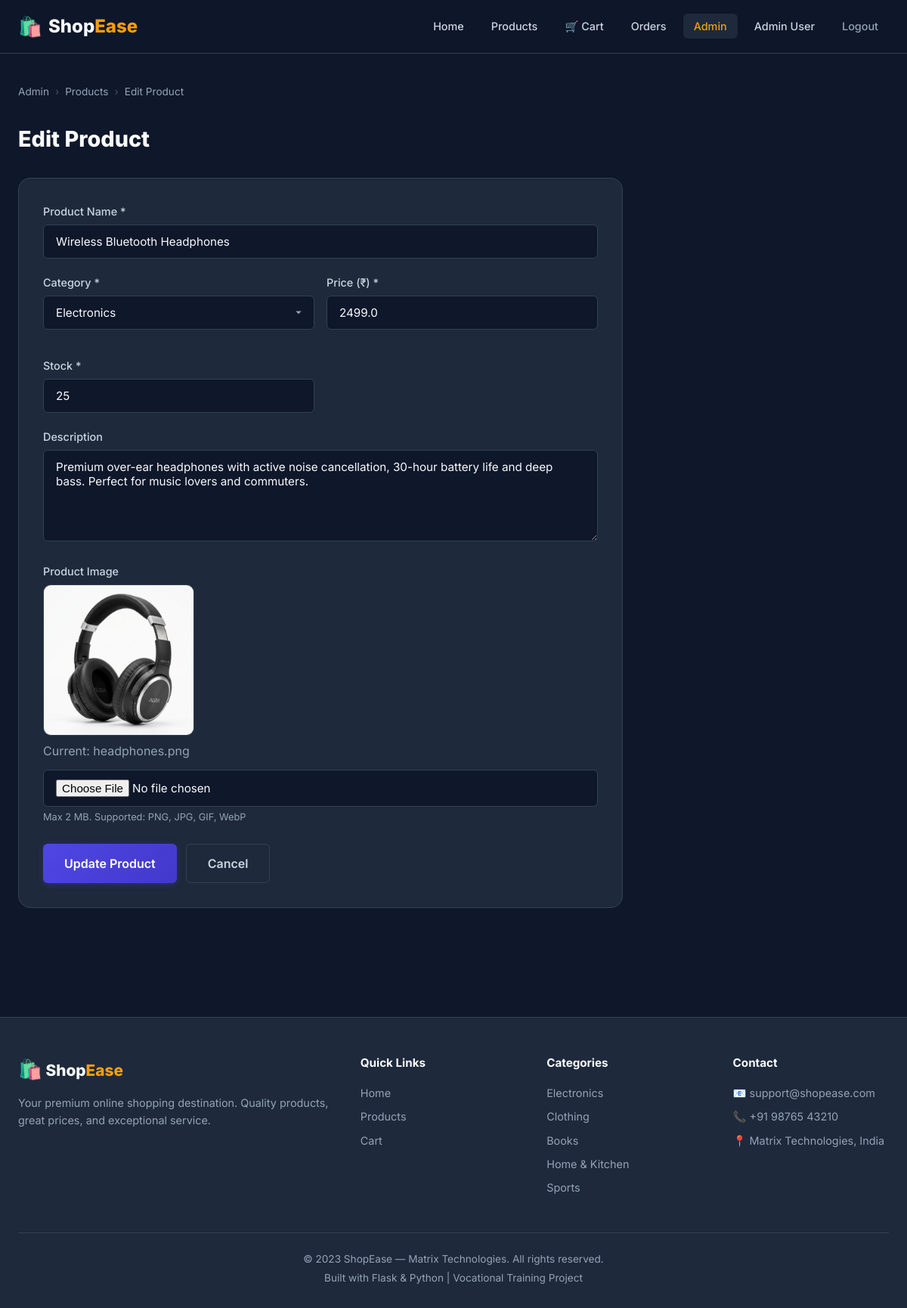
Screenshot of /admin/products/edit/1 (signed in) with the database file from the repository.
### tables this page shows
CREATE TABLE users (
    id          INTEGER PRIMARY KEY AUTOINCREMENT,
    username    TEXT    NOT NULL UNIQUE,
    email       TEXT    NOT NULL UNIQUE,
    password_hash TEXT  NOT NULL,
    full_name   TEXT    NOT NULL,
    phone       TEXT    DEFAULT '',
    address     TEXT    DEFAULT '',
    city        TEXT    DEFAULT '',
    state       TEXT    DEFAULT '',
    pincode     TEXT    DEFAULT '',
    is_admin    INTEGER DEFAULT 0,          -- 0 = customer, 1 = admin
    created_at  TIMESTAMP DEFAULT CURRENT_TIMESTAMP
);

CREATE TABLE products (
    id              INTEGER PRIMARY KEY AUTOINCREMENT,
    name            TEXT    NOT NULL,
    category_id     INTEGER NOT NULL,
    description     TEXT    DEFAULT '',
    price           REAL    NOT NULL CHECK(price >= 0),
    stock           INTEGER NOT NULL DEFAULT 0 CHECK(stock >= 0),
    image_filename  TEXT    DEFAULT 'default.png',
    created_at      TIMESTAMP DEFAULT CURRENT_TIMESTAMP,
    FOREIGN KEY (category_id) REFERENCES categories(id)
);

CREATE TABLE categories (
    id   INTEGER PRIMARY KEY AUTOINCREMENT,
    name TEXT NOT NULL UNIQUE,
    slug TEXT NOT NULL UNIQUE
);

### app.py (the view, shortened to what this page needs)
@app.route('/admin/products/edit/<int:product_id>', methods=['GET', 'POST'])
@admin_required
def admin_edit_product(product_id):
    db = get_db()
    product = models.get_product_by_id(db, product_id)
    if not product:
        abort(404)
    categories = models.get_all_categories(db)
    return render_template('admin/product_form.html',
                           product=product, categories=categories, action='Edit')

### app.py (called while the page is built)
def admin_required(f):
    @wraps(f)
    def decorated_function(*args, **kwargs):
        if 'user_id' not in session:
            flash('Please log in to access this page.', 'warning')
            return redirect(url_for('login'))
        db = get_db()
        user = models.get_user_by_id(db, session['user_id'])
        if not user or not user['is_admin']:
            abort(403)
        return f(*args, **kwargs)
    return decorated_function

@app.context_processor
def inject_globals():
    cart_count = 0
    current_user = None
    if 'user_id' in session:
        db = get_db()
        cart_count = models.get_cart_count(db, session['user_id'])
        current_user = models.get_user_by_id(db, session['user_id'])
    return dict(cart_count=cart_count, current_user=current_user)

### database.py (called while the page is built)
def get_db():
    if 'db' not in g:
        g.db = sqlite3.connect(config.DATABASE_PATH)
        g.db.row_factory = sqlite3.Row      # access columns by name
        g.db.execute("PRAGMA foreign_keys = ON")  # enforce FK constraints
    return g.db

### models.py (called while the page is built)
def get_user_by_id(db, user_id):
    return db.execute(
        "SELECT * FROM users WHERE id = ?", (user_id,)
    ).fetchone()

def get_all_categories(db):
    return db.execute(
        "SELECT * FROM categories ORDER BY name"
    ).fetchall()

def get_product_by_id(db, product_id):
    return db.execute(
        """SELECT p.*, c.name AS category_name
           FROM products p
           JOIN categories c ON p.category_id = c.id
           WHERE p.id = ?""",
        (product_id,)
    ).fetchone()

def get_cart_count(db, user_id):
    row = db.execute(
        "SELECT COUNT(*) FROM cart_items WHERE user_id = ?", (user_id,)
    ).fetchone()
    return row[0] if row else 0

### templates/admin/product_form.html (shortened to what this page needs)
{% extends 'base.html' %}
{% block content %}
<section class="section page-section">
    <div class="container">
        <nav class="breadcrumb">
            <a href="{{ url_for('admin_dashboard') }}">Admin</a>
            <span class="breadcrumb-sep">›</span>
            <a href="{{ url_for('admin_products') }}">Products</a>
            <span class="breadcrumb-sep">›</span>
            <span>{{ action }} Product</span>
        </nav>
        <h1 class="page-title">{{ action }} Product</h1>
        <div class="form-card form-card-wide">
            <form method="POST"
                  action="{{ url_for('admin_edit_product', product_id=product.id) if product else url_for('admin_add_product') }}"
                  enctype="multipart/form-data" id="product-form">
                <div class="form-group">
                    <label for="name" class="form-label">Product Name *</label>
                    <input type="text" name="name" id="name" class="form-input"
                           value="{{ product.name if product else '' }}" required>
                </div>
                <div class="form-row">
                    <div class="form-group">
                        <label for="category_id" class="form-label">Category *</label>
                        <select name="category_id" id="category_id" class="form-select" required>
                            {% for cat in categories %}
                                <option value="{{ cat.id }}"
                                        {% if product and product.category_id == cat.id %}selected{% endif %}>
                                    {{ cat.name }}
                                </option>
                            {% endfor %}
                        </select>
                    </div>
                    <div class="form-group">
                        <label for="price" class="form-label">Price (₹) *</label>
                        <input type="number" name="price" id="price" class="form-input"
                               value="{{ product.price if product else '' }}" min="0" step="0.01" required>
                    </div>
                    <div class="form-group">
                        <label for="stock" class="form-label">Stock *</label>
                        <input type="number" name="stock" id="stock" class="form-input"
                               value="{{ product.stock if product else '' }}" min="0" required>
                    </div>
                </div>
                <div class="form-group">
                    <label for="description" class="form-label">Description</label>
                    <textarea name="description" id="description" class="form-input form-textarea"
                              rows="5">{{ product.description if product else '' }}</textarea>
                </div>
                <div class="form-group">
                    <label for="image" class="form-label">Product Image</label>
                    {% if product and product.image_filename %}
                        <div class="current-image">
                            <img src="{{ url_for('static', filename='images/' + product.image_filename) }}"
                                 alt="Current image" class="preview-image"
                                 onerror="this.src='{{ url_for('static', filename='images/default.png') }}'">
                            <p class="text-muted">Current: {{ product.image_filename }}</p>
                        </div>
                    {% endif %}
                    <input type="file" name="image" id="image" class="form-input"
                           accept=".png,.jpg,.jpeg,.gif,.webp">
                    <p class="form-help">Max 2 MB. Supported: PNG, JPG, GIF, WebP</p>
                </div>
                <div class="form-actions">
                    <button type="submit" class="btn btn-primary btn-lg" id="save-product-btn">
                        {{ 'Update' if product else 'Add' }} Product
                    </button>
                    <a href="{{ url_for('admin_products') }}" class="btn btn-outline btn-lg">Cancel</a>
                </div>
            </form>
        </div>
    </div>
</section>
{% endblock %}

### templates/base.html (shortened to what this page needs)
<!DOCTYPE html>
<html lang="en">
<head>
    <link rel="stylesheet" href="{{ url_for('static', filename='css/style.css') }}">
</head>
<body>
    <nav class="navbar" id="main-nav">
        <div class="nav-container">
            <a href="{{ url_for('home') }}" class="nav-logo">
                <span class="logo-icon">🛍️</span>
                <span class="logo-text">Shop<span class="logo-accent">Ease</span></span>
            </a>
            <ul class="nav-links" id="nav-links">
                <li><a href="{{ url_for('home') }}" class="nav-link {% if request.endpoint == 'home' %}active{% endif %}">Home</a></li>
                <li><a href="{{ url_for('products') }}" class="nav-link {% if request.endpoint == 'products' %}active{% endif %}">Products</a></li>
                {% if current_user %}
                    <li>
                        <a href="{{ url_for('cart') }}" class="nav-link nav-cart {% if request.endpoint == 'cart' %}active{% endif %}">
                            🛒 Cart
                        </a>
                    </li>
                    <li><a href="{{ url_for('orders') }}" class="nav-link {% if request.endpoint == 'orders' %}active{% endif %}">Orders</a></li>
                    {% if current_user.is_admin %}
                        <li><a href="{{ url_for('admin_dashboard') }}" class="nav-link nav-admin {% if 'admin' in request.endpoint %}active{% endif %}">Admin</a></li>
                    {% endif %}
                    <li><a href="{{ url_for('profile') }}" class="nav-link {% if request.endpoint == 'profile' %}active{% endif %}">{{ current_user.full_name }}</a></li>
                    <li><a href="{{ url_for('logout') }}" class="nav-link nav-logout">Logout</a></li>
                {% else %}
                    <li><a href="{{ url_for('login') }}" class="nav-link {% if request.endpoint == 'login' %}active{% endif %}">Login</a></li>
                    <li><a href="{{ url_for('register') }}" class="nav-link btn-nav-register">Register</a></li>
                {% endif %}
            </ul>
        </div>
    </nav>
    <main class="main-content">
        {% block content %}{% endblock %}
    </main>
    <footer class="footer">
        <div class="footer-container">
            <div class="footer-grid">
                <div class="footer-section">
                    <h3 class="footer-title">
                        <span class="logo-icon">🛍️</span> Shop<span class="logo-accent">Ease</span>
                    </h3>
                    <p class="footer-desc">Your premium online shopping destination. Quality products, great prices, and exceptional service.</p>
                </div>
                <div class="footer-section">
                    <h4>Quick Links</h4>
                    <ul class="footer-links">
                        <li><a href="{{ url_for('home') }}">Home</a></li>
                        <li><a href="{{ url_for('products') }}">Products</a></li>
                        <li><a href="{{ url_for('cart') }}">Cart</a></li>
                    </ul>
                </div>
                <div class="footer-section">
                    <h4>Categories</h4>
                    <ul class="footer-links">
                        <li><a href="{{ url_for('products', category=1) }}">Electronics</a></li>
                        <li><a href="{{ url_for('products', category=2) }}">Clothing</a></li>
                        <li><a href="{{ url_for('products', category=3) }}">Books</a></li>
                        <li><a href="{{ url_for('products', category=4) }}">Home & Kitchen</a></li>
                        <li><a href="{{ url_for('products', category=5) }}">Sports</a></li>
                    </ul>
                </div>
                <div class="footer-section">
                    <h4>Contact</h4>
                    <ul class="footer-links">
                        <li>📧 support@shopease.com</li>
                        <li>📞 +91 98765 43210</li>
                        <li>📍 Matrix Technologies, India</li>
                    </ul>
                </div>
            </div>
            <div class="footer-bottom">
                <p>© 2023 ShopEase — Matrix Technologies. All rights reserved.</p>
                <p>Built with Flask &amp; Python | Vocational Training Project</p>
            </div>
        </div>
    </footer>
</body>
</html>

### rows the page displays
users: full_name "Admin User"
products: name "Wireless Bluetooth Headphones", category_id "Electronics", price "2499.0", stock "25", description "Premium over-ear headphones with active noise cancellation, 30-hour battery life and deep bass. Perfect for music lovers and commuters.", image_filename (picture), image_filename "headphones.png"

### other values shown
{{ action }} "Edit"
{{ 'Update' if product else 'Add' }} "Update"
